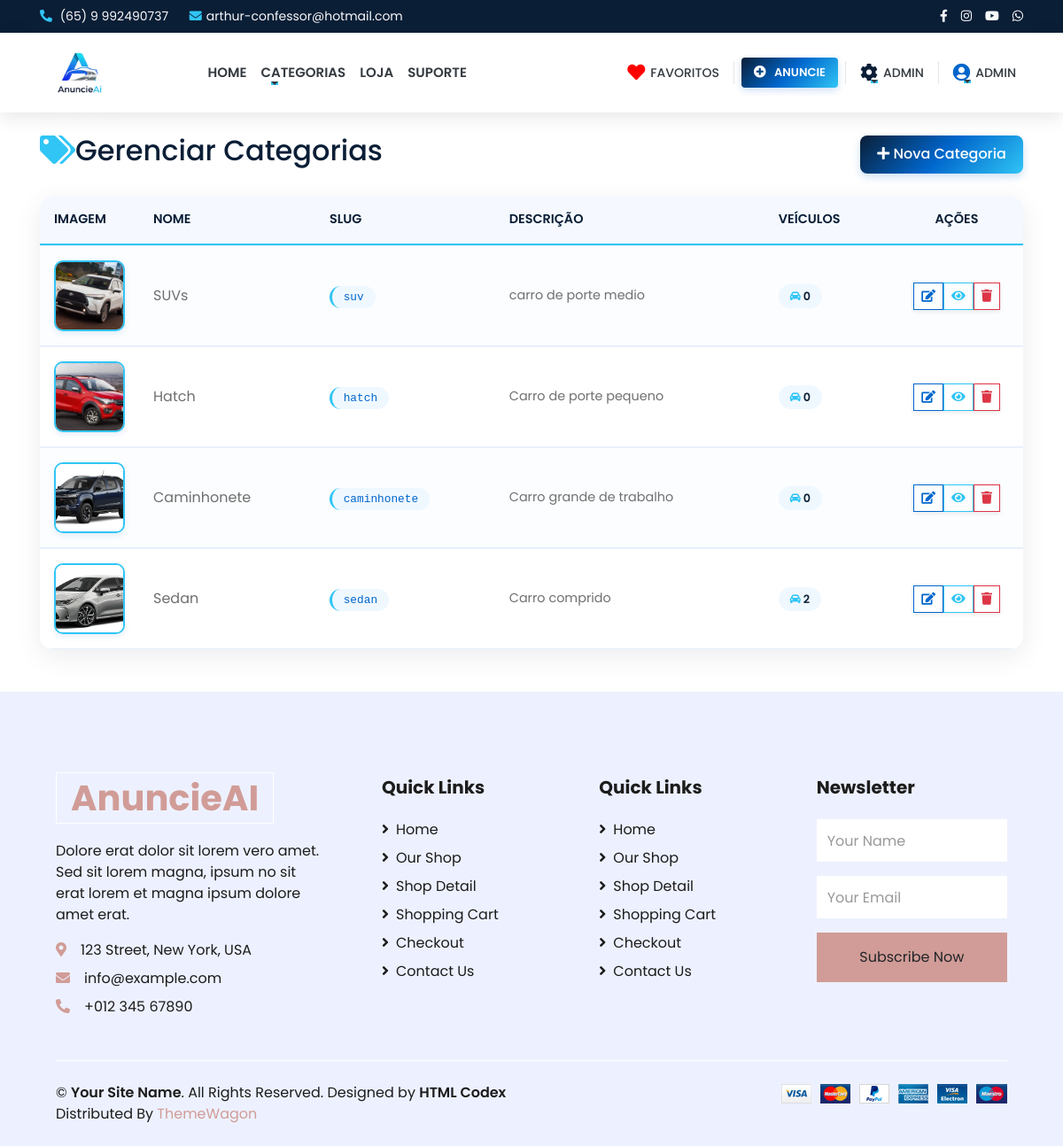
Screenshot of /categorias/gerenciar/ (signed in) with the database file from the repository.
### categoria/models.py (models this page shows, shortened)
class Categoria(models.Model):
    categoria_nome = models.CharField(max_length=80, unique=True)
    slug = models.SlugField(max_length=200, unique=True, null=True)
    categoria_descricao = models.TextField(max_length=250, blank=True)
    categoria_imagem = models.ImageField(upload_to='fotos/categorias', blank=True)
    class Meta:
        verbose_name = 'categoria'
        verbose_name_plural = 'categorias'

### categoria/views.py (the view)
# urls.py: path('gerenciar/', views.gerenciar_categorias, name='gerenciar_categorias'),
@login_required
def gerenciar_categorias(request):
    categorias = Categoria.objects.all()
    return render(request, 'categoria/gerenciar_categorias.html', {
        'categorias': categorias
    })

### templates/categoria/gerenciar_categorias.html (shortened to what this page needs)
{% extends 'base.html' %}
{% load static %}
{% block content %}
<div class="container mt-4">
    <div class="d-flex justify-content-between align-items-center mb-4">
        <h2 class="text-primary"><i class="fas fa-tags me-2"></i>Gerenciar Categorias</h2>
        <a href="{% url 'categoria:adicionar_categoria' %}" class="btn btn-anuncieai">
            <i class="fas fa-plus"></i> Nova Categoria
        </a>
    </div>
    <div class="card">
        <div class="card-body p-0">
            <div class="table-responsive">
                <table class="table table-hover align-middle mb-0">
                    <thead class="bg-light">
                        <tr>
                            <th style="width: 100px">Imagem</th>
                            <th>Nome</th>
                            <th>Slug</th>
                            <th>Descrição</th>
                            <th>Veículos</th>
                            <th style="width: 150px" class="text-center">Ações</th>
                        </tr>
                    </thead>
                    <tbody>
                        {% for categoria in categorias %}
                        <tr>
                            <td>
                                {% if categoria.categoria_imagem %}
                                <img src="{{ categoria.categoria_imagem.url }}"
                                     alt="{{ categoria.categoria_nome }}"
                                     class="categoria-thumbnail">
                                {% else %}
                                <div class="no-image-placeholder">
                                    <i class="fas fa-folder text-muted"></i>
                                </div>
                                {% endif %}
                            </td>
                            <td>
                                <div class="fw-bold">{{ categoria.categoria_nome }}</div>
                            </td>
                            <td>
                                <span class="slug-badge">{{ categoria.slug }}</span>
                            </td>
                            <td>
                                <div class="descricao-text">{{ categoria.categoria_descricao|truncatewords:10 }}</div>
                            </td>
                            <td>
                                <span class="count-badge">
                                    <i class="fas fa-car-alt me-1"></i> {{ categoria.produto_set.count }}
                                </span>
                            </td>
                            <td>
                                <div class="d-flex justify-content-center gap-1">
                                    <a href="{% url 'categoria:editar_categoria' categoria.pk %}"
                                       class="btn btn-sm btn-outline-primary"
                                       title="Editar">
                                        <i class="fas fa-edit"></i>
                                    </a>
                                    <a href="#"
                                       class="btn btn-sm btn-outline-info visualizar-btn"
                                       data-categoria-nome="{{ categoria.categoria_nome }}"
                                       data-categoria-descricao="{{ categoria.categoria_descricao }}"
                                       data-categoria-slug="{{ categoria.slug }}"
                                       data-categoria-imagem="{% if categoria.categoria_imagem %}{{ categoria.categoria_imagem.url }}{% endif %}"
                                       title="Visualizar">
                                        <i class="fas fa-eye"></i>
                                    </a>
                                    <button type="button"
                                       class="btn btn-sm btn-outline-danger excluir-categoria-btn"
                                       data-categoria-id="{{ categoria.pk }}"
                                       data-categoria-nome="{{ categoria.categoria_nome }}"
                                       data-categoria-count="{{ categoria.produto_set.count }}"
                                       title="Excluir">
                                        <i class="fas fa-trash"></i>
                                    </button>
                                </div>
                            </td>
                        </tr>
                        {% endfor %}
                    </tbody>
                </table>
            </div>
        </div>
    </div>
</div>
{% endblock %}

### templates/base.html (shortened to what this page needs)
{% load static %}
<!DOCTYPE html>
<html lang="en">
<head>
    <link href="https://cdnjs.cloudflare.com/ajax/libs/font-awesome/5.10.0/css/all.min.css" rel="stylesheet">
    <link href="{% static 'lib/owlcarousel/assets/owl.carousel.min.css' %}" rel="stylesheet">
    <link rel="stylesheet" href="https://cdnjs.cloudflare.com/ajax/libs/font-awesome/5.15.4/css/all.min.css">
    <link href="{% static 'css/style.css' %}" rel="stylesheet">
</head>
<body>
    {% include 'includes/navbar.html' %}
    {% block content %}
    {% endblock %}
    {% include 'includes/footer.html' %}
</body>
</html>

### templates/includes/navbar.html (shortened to what this page needs)
{% load static %}
<div class="navbar-container">
    <div class="topbar">
        <div class="container">
            <div class="row">
                <div class="col-md-6 d-flex align-items-center">
                    <div class="topbar-contact">
                        <a href="tel:+5565992490737"><i class="fas fa-phone-alt"></i> (65) 9 992490737</a>
                        <a href="mailto:arthur-confessor@hotmail.com"><i class="fas fa-envelope"></i>arthur-confessor@hotmail.com</a>
                    </div>
                </div>
                <div class="col-md-6">
                    <div class="topbar-social">
                        <a href="#"><i class="fab fa-facebook-f"></i></a>
                        <a href="https://www.instagram.com/arthconf?igsh=OW8yeXR5aW1lM3Z3&utm_source=qr"><i class="fab fa-instagram"></i></a>
                        <a href="https://www.youtube.com/@arthuroctavio8491"><i class="fab fa-youtube"></i></a>
                        <a href="https://wa.me/5565992490737?text=Ol%C3%A1%2C%20quero%20saber%20como%20anunciar"><i class="fab fa-whatsapp"></i></a>
                    </div>
                </div>
            </div>
        </div>
    </div>
    <nav class="navbar navbar-expand-lg">
        <div class="container">
            <a href="{% url 'home' %}" class="navbar-brand">
                <img src="{% static 'img/logo_anuncieai.png' %}" alt="AnuncieAI Logo" class="logo-img">
            </a>
            <div class="collapse navbar-collapse" id="navbarNav">
                <ul class="navbar-nav mx-auto">
                    <li class="nav-item">
                        <a href="{% url 'home' %}" class="nav-link">Home</a>
                    </li>
                    <li class="nav-item dropdown">
                        <a class="nav-link dropdown-toggle" href="#" id="categoriesDropdown" role="button" data-bs-toggle="dropdown" aria-expanded="false">
                            Categorias
                        </a>
                    </li>
                    <li class="nav-item">
                        <a href="{% url 'produtos:loja' %}" class="nav-link">Loja</a>
                    </li>
                    <li class="nav-item">
                        <a href="#" class="nav-link">Suporte</a>
                    </li>
                </ul>
                <div class="navbar-nav ms-auto action-items">
                    {% if user.is_authenticated %}
                        <div class="nav-item action-item">
                            <a href="#" class="nav-link">
                                <i class="fas fa-heart icon-action"></i>
                                <span class="action-text">Favoritos</span>
                            </a>
                        </div>
                        <div class="nav-item action-item">
                            <a href="{% url 'produtos:adicionar_produto' %}" class="btn btn-anunciar">
                                <i class="fas fa-plus-circle"></i> Anuncie
                            </a>
                        </div>
                        {% if user.is_staff %}
                        <div class="nav-item dropdown action-item">
                            <a class="nav-link dropdown-toggle" href="#" id="adminDropdown" role="button" data-bs-toggle="dropdown" aria-expanded="false">
                                <i class="fas fa-cog icon-action"></i>
                                <span class="action-text">Admin</span>
                            </a>
                        </div>
                        {% endif %}
                        <div class="nav-item dropdown action-item">
                            <a class="nav-link dropdown-toggle" href="#" id="userDropdown" role="button" data-bs-toggle="dropdown" aria-expanded="false">
                                <i class="fas fa-user-circle icon-action"></i>
                                <span class="action-text">{{ user.username }}</span>
                            </a>
                        </div>
                    {% endif %}
                </div>
            </div>
        </div>
    </nav>
</div>

### templates/includes/footer.html
{% load static %}
    <div class="container-fluid bg-secondary text-dark mt-5 pt-5">
        <div class="row px-xl-5 pt-5">
            <div class="col-lg-4 col-md-12 mb-5 pr-3 pr-xl-5">
                <a href="" class="text-decoration-none">
                    <h1 class="mb-4 display-5 font-weight-semi-bold"><span class="text-primary font-weight-bold border border-white px-3 mr-1">AnuncieAI</h1>
                </a>
                <p>Dolore erat dolor sit lorem vero amet. Sed sit lorem magna, ipsum no sit erat lorem et magna ipsum dolore amet erat.</p>
                <p class="mb-2"><i class="fa fa-map-marker-alt text-primary mr-3"></i>123 Street, New York, USA</p>
                <p class="mb-2"><i class="fa fa-envelope text-primary mr-3"></i>info@example.com</p>
                <p class="mb-0"><i class="fa fa-phone-alt text-primary mr-3"></i>+012 345 67890</p>
            </div>
            <div class="col-lg-8 col-md-12">
                <div class="row">
                    <div class="col-md-4 mb-5">
                        <h5 class="font-weight-bold text-dark mb-4">Quick Links</h5>
                        <div class="d-flex flex-column justify-content-start">
                            <a class="text-dark mb-2" href="index.html"><i class="fa fa-angle-right mr-2"></i>Home</a>
                            <a class="text-dark mb-2" href="shop.html"><i class="fa fa-angle-right mr-2"></i>Our Shop</a>
                            <a class="text-dark mb-2" href="detail.html"><i class="fa fa-angle-right mr-2"></i>Shop Detail</a>
                            <a class="text-dark mb-2" href="cart.html"><i class="fa fa-angle-right mr-2"></i>Shopping Cart</a>
                            <a class="text-dark mb-2" href="checkout.html"><i class="fa fa-angle-right mr-2"></i>Checkout</a>
                            <a class="text-dark" href="contact.html"><i class="fa fa-angle-right mr-2"></i>Contact Us</a>
                        </div>
                    </div>
                    <div class="col-md-4 mb-5">
                        <h5 class="font-weight-bold text-dark mb-4">Quick Links</h5>
                        <div class="d-flex flex-column justify-content-start">
                            <a class="text-dark mb-2" href="index.html"><i class="fa fa-angle-right mr-2"></i>Home</a>
                            <a class="text-dark mb-2" href="shop.html"><i class="fa fa-angle-right mr-2"></i>Our Shop</a>
                            <a class="text-dark mb-2" href="detail.html"><i class="fa fa-angle-right mr-2"></i>Shop Detail</a>
                            <a class="text-dark mb-2" href="cart.html"><i class="fa fa-angle-right mr-2"></i>Shopping Cart</a>
                            <a class="text-dark mb-2" href="checkout.html"><i class="fa fa-angle-right mr-2"></i>Checkout</a>
                            <a class="text-dark" href="contact.html"><i class="fa fa-angle-right mr-2"></i>Contact Us</a>
                        </div>
                    </div>
                    <div class="col-md-4 mb-5">
                        <h5 class="font-weight-bold text-dark mb-4">Newsletter</h5>
                        <form action="">
                            <div class="form-group">
                                <input type="text" class="form-control border-0 py-4" placeholder="Your Name" required="required" />
                            </div>
                            <div class="form-group">
                                <input type="email" class="form-control border-0 py-4" placeholder="Your Email"
                                    required="required" />
                            </div>
                            <div>
                                <button class="btn btn-primary btn-block border-0 py-3" type="submit">Subscribe Now</button>
                            </div>
                        </form>
                    </div>
                </div>
            </div>
        </div>
        <div class="row border-top border-light mx-xl-5 py-4">
            <div class="col-md-6 px-xl-0">
                <p class="mb-md-0 text-center text-md-left text-dark">
                    &copy; <a class="text-dark font-weight-semi-bold" href="#">Your Site Name</a>. All Rights Reserved. Designed
                    by
                    <a class="text-dark font-weight-semi-bold" href="https://htmlcodex.com">HTML Codex</a><br>
                    Distributed By <a href="https://themewagon.com" target="_blank">ThemeWagon</a>
                </p>
            </div>
            <div class="col-md-6 px-xl-0 text-center text-md-right">
                <img class="img-fluid" src="img/payments.png" alt="">
            </div>
        </div>
    </div>

### rows the page displays
Categoria: categoria_imagem (picture), categoria_nome "SUVs", slug "suv", categoria_descricao "carro de porte medio", produto_set.count "0"
Categoria: categoria_imagem (picture), categoria_nome "Hatch", slug "hatch", categoria_descricao "Carro de porte pequeno", produto_set.count "0"
Categoria: categoria_imagem (picture), categoria_nome "Caminhonete", slug "caminhonete", categoria_descricao "Carro grande de trabalho", produto_set.count "0"
Categoria: categoria_imagem (picture), categoria_nome "Sedan", slug "sedan", categoria_descricao "Carro comprido", produto_set.count "2"

### other values shown
{{ user.username }} "ADMIN"
